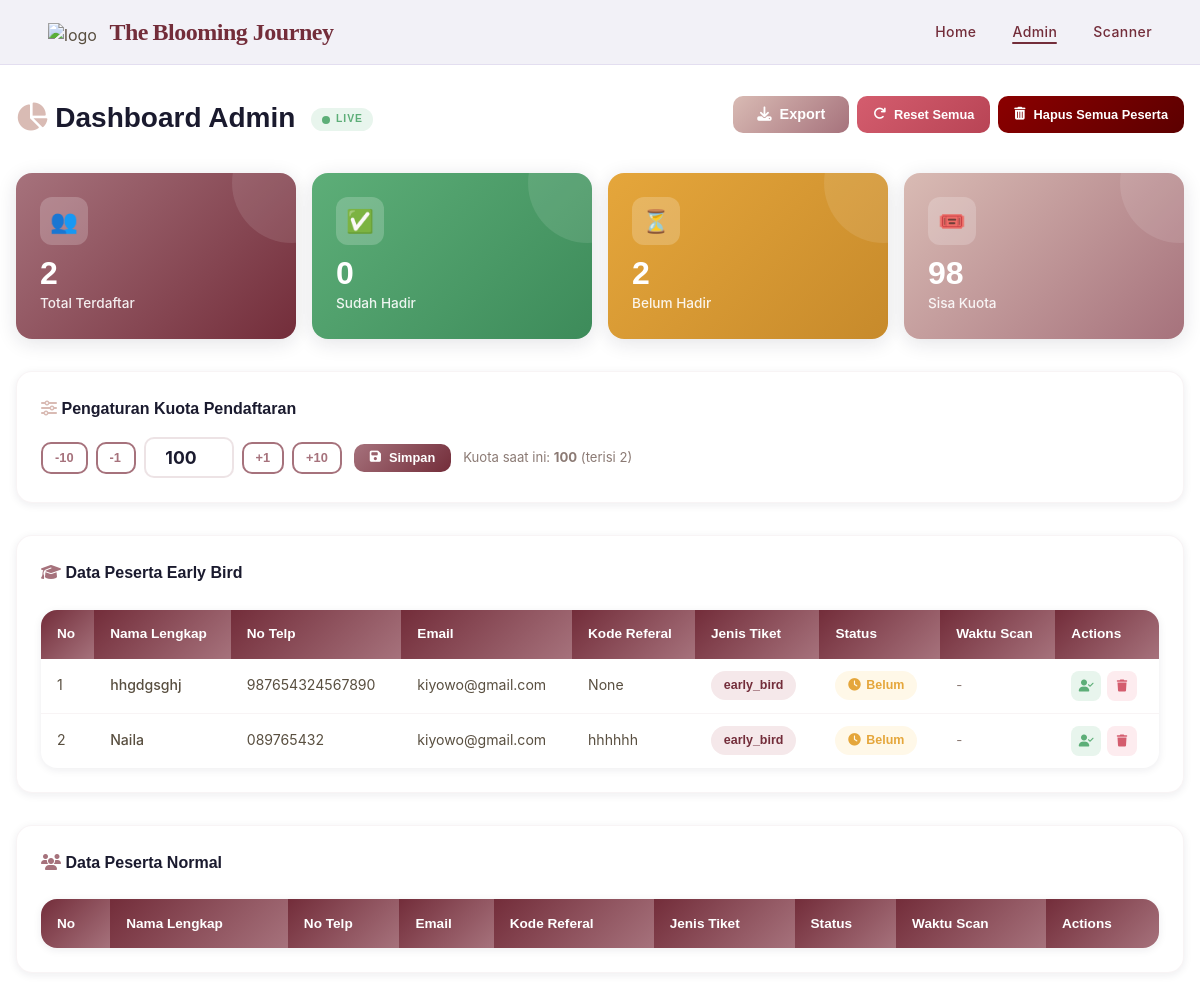
Page /admin (signed in) on the earlier database version.
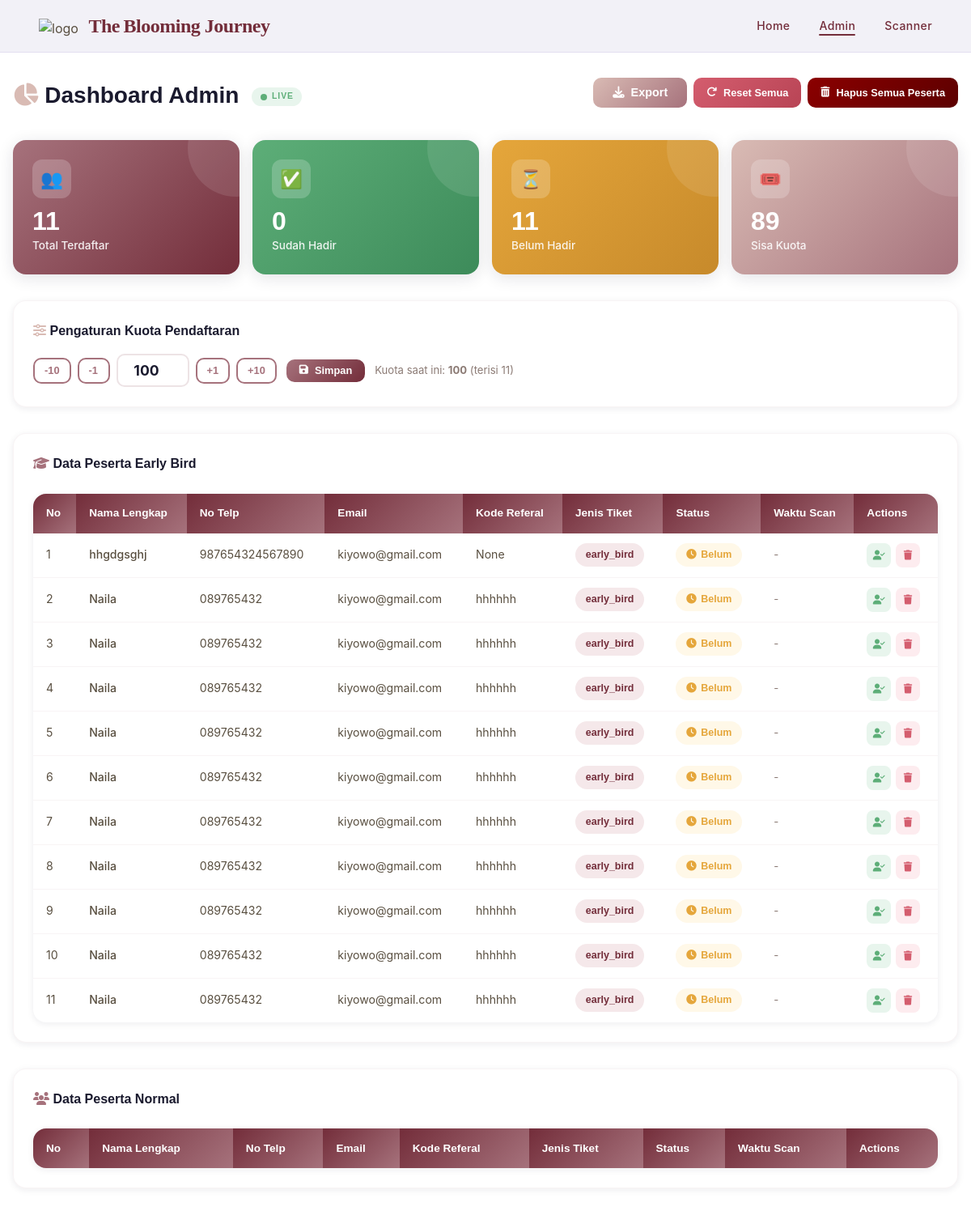
Same page on the later database version.
### app.py (models this page shows)
class Tiket(db.Model):
    id = db.Column(db.Integer, primary_key=True)
    kode = db.Column(db.String(10), unique=True, nullable=False)
    nama = db.Column(db.String(100))
    no_telp = db.Column(db.String(20))
    email = db.Column(db.String(100))
    kode_referal = db.Column(db.String(50))
    jenis_tiket = db.Column(db.String(20))
    is_used = db.Column(db.Boolean, default=False)
    waktu_daftar = db.Column(db.DateTime, default=wib_now)
    waktu_scan = db.Column(db.DateTime, nullable=True)

### app.py (the view)
@app.route('/admin')
@login_required
def admin():
    tiket = Tiket.query.all()
    total = len(tiket)
    terpakai = sum(1 for t in tiket if t.is_used)
    sisa = total - terpakai
    kuota = 100
    return render_template('admin.html',
                           tiket=tiket,
                           total=total,
                           terpakai=terpakai,
                           sisa=sisa,
                           kuota=kuota
                           )

### app.py (called while the page is built)
def format_wib(dt):
    if dt is None:
        return '-'
    if dt.tzinfo is None:
        dt = dt.replace(tzinfo=WIB)
    else:
        dt = dt.astimezone(WIB)
    return dt.strftime('%d/%m/%Y %H:%M WIB')

@app.template_filter('wib')
def wib_filter(dt):
    return format_wib(dt)

@login_manager.user_loader
def load_user(user_id):
    return User.query.get(int(user_id))

### templates/admin.html (shortened to what this page needs)
{% extends "basee.html" %}
{% block content %}
<div class="container" style="padding: 6rem 1rem; max-width: 1200px; margin: 0 auto;">
    <div class="page-header animate-fade-in-up"
        style="display: flex; justify-content: space-between; align-items: flex-start; flex-wrap: wrap; gap: 1rem; position: relative; z-index: 10;">
        <div>
            <h1><i class="fas fa-chart-pie" style="color: var(--accent-gold);"></i> Dashboard Admin
                <span class="live-indicator"><span class="live-dot"></span> LIVE</span>
            </h1>
        </div>
        <div style="display: flex; gap: 0.5rem; flex-wrap: wrap;">
            <div class="export-dropdown">
                <button class="mms-btn mms-btn-gold" id="exportBtn" onclick="toggleExportMenu()">
                    <i class="fas fa-download"></i> Export
                </button>
            </div>
            <button class="mms-btn mms-btn-danger mms-btn-sm" onclick="showResetAllModal()">
                <i class="fas fa-redo"></i> Reset Semua
            </button>
            <button class="mms-btn mms-btn-danger mms-btn-sm" onclick="showHapusSemuaModal()"
                style="background: linear-gradient(135deg, #8B0000 0%, #5C0000 100%);">
                <i class="fas fa-trash-alt"></i> Hapus Semua Peserta
            </button>
        </div>
    </div>
    <div style="display: grid; grid-template-columns: repeat(auto-fit, minmax(200px, 1fr)); gap: 1rem; margin-bottom: 2rem;"
        class="animate-fade-in-up">
        <div class="mms-stat-card stat-total">
            <div class="stat-icon">👥</div>
            <div class="stat-value" id="liveTotal">{{ total }}</div>
            <div class="stat-label">Total Terdaftar</div>
        </div>
        <div class="mms-stat-card stat-hadir">
            <div class="stat-icon">✅</div>
            <div class="stat-value" id="liveHadir">{{ terpakai }}</div>
            <div class="stat-label">Sudah Hadir</div>
        </div>
        <div class="mms-stat-card stat-belum">
            <div class="stat-icon">⏳</div>
            <div class="stat-value" id="liveBelum">{{ sisa }}</div>
            <div class="stat-label">Belum Hadir</div>
        </div>
        <div class="mms-stat-card stat-kuota">
            <div class="stat-icon">🎟️</div>
            <div class="stat-value" id="liveSisaKuota">{{ kuota - total }}</div>
            <div class="stat-label">Sisa Kuota</div>
        </div>
    </div>
    <div class="mms-chart-card animate-fade-in-up" style="margin-bottom: 2rem;">
        <h4 style="margin-bottom: 1rem;"><i class="fas fa-sliders-h" style="color: var(--accent-gold);"></i> Pengaturan
            Kuota Pendaftaran</h4>
        <form method="POST" action="/admin/kuota"
            style="display: flex; align-items: center; gap: 0.75rem; flex-wrap: wrap;">
            <div style="display: flex; align-items: center; gap: 0.5rem;">
                <button type="button" class="mms-btn mms-btn-outline mms-btn-sm" onclick="changeKuota(-10)"
                    style="padding: 0.4rem 0.75rem; min-width: 40px;">-10</button>
                <button type="button" class="mms-btn mms-btn-outline mms-btn-sm" onclick="changeKuota(-1)"
                    style="padding: 0.4rem 0.75rem; min-width: 40px;">-1</button>
                <input type="number" name="kuota" id="kuotaInput" value="{{ kuota }}" min="1" class="mms-input"
                    style="width: 90px; text-align: center; font-weight: 700; font-size: 1.1rem; padding: 0.5rem;">
                <button type="button" class="mms-btn mms-btn-outline mms-btn-sm" onclick="changeKuota(1)"
                    style="padding: 0.4rem 0.75rem; min-width: 40px;">+1</button>
                <button type="button" class="mms-btn mms-btn-outline mms-btn-sm" onclick="changeKuota(10)"
                    style="padding: 0.4rem 0.75rem; min-width: 40px;">+10</button>
            </div>
            <button type="submit" class="mms-btn mms-btn-primary mms-btn-sm">
                <i class="fas fa-save"></i> Simpan
            </button>
            <span style="font-size: 0.82rem; color: var(--text-muted);">Kuota saat ini: <strong>{{ kuota }}</strong>
                (terisi {{ total }})</span>
        </form>
    </div>
    <div class="mms-chart-card animate-fade-in-up" style="margin-bottom: 2rem;">
        <h4 style="margin-bottom: 1.5rem;">
            <i class="fas fa-graduation-cap" style="color: var(--primary-light);"></i>
            Data Peserta Early Bird
        </h4>
        <div class="mms-table-wrapper" style="overflow-x: auto;">
            <table class="mms-table">
                <thead>
                    <tr>
                        <th>No</th>
                        <th>Nama Lengkap</th>
                        <th>No Telp</th>
                        <th>Email</th>
                        <th>Kode Referal</th>
                        <th>Jenis Tiket</th>
                        <th>Status</th>
                        <th>Waktu Scan</th>
                        <th>Actions</th>
                    </tr>
                </thead>
                <tbody>
                    {% set count_early_bird = namespace(value=1) %}
                    {% for t in tiket %}
                    {% if t.jenis_tiket == 'early_bird' or t.jenis_tiket == 'Early Bird' %}
                    <tr>
                        <td>{{ count_early_bird.value }}</td>
                        <td style="font-weight: 500;">{{ t.nama }}</td>
                        <td>{{ t.no_telp }}</td>
                        <td>{{ t.email }}</td>
                        <td>{{ t.kode_referal }}</td>
                        <td><span class="mms-badge mms-badge-info">{{ t.jenis_tiket }}</span></td>
                        <td>
                            {% if t.is_used %}
                            <span class="mms-badge mms-badge-success"><i class="fas fa-check-circle"></i> Hadir</span>
                            {% else %}
                            <span class="mms-badge mms-badge-warning"><i class="fas fa-clock"></i> Belum</span>
                            {% endif %}
                        </td>
                        <td style="font-size: 0.82rem; color: var(--text-muted);">{{ t.waktu_scan|wib }}</td>
                        <td>
                            <div class="action-btns">
                                {% if t.is_used %}
                                <form method="POST" action="/reset_tiket/{{ t.id }}" style="display: inline;">
                                    <button type="submit" class="action-btn action-btn-reset"
                                        onclick="return confirm('Reset tiket?')"><i class="fas fa-undo"></i></button>
                                </form>
                                {% else %}
                                <button class="action-btn action-btn-hadir" onclick="hadirkanManual('{{ t.id }}', this)"
                                    title="Hadirkan peserta">
                                    <i class="fas fa-user-check"></i>
                                </button>
                                {% endif %}
                                <form method="POST" action="/hapus_tiket/{{ t.id }}" style="display: inline;">
                                    <button type="submit" class="action-btn action-btn-delete"
                                        onclick="return confirm('Hapus data?')"><i class="fas fa-trash"></i></button>
                                </form>
                            </div>
                        </td>
                    </tr>
                    {% set count_early_bird.value = count_early_bird.value + 1 %}
                    {% endif %}
                    {% endfor %}
                </tbody>
            </table>
        </div>
    </div>
    <div class="mms-chart-card animate-fade-in-up">
        <h4 style="margin-bottom: 1.5rem;">
            <i class="fas fa-users" style="color: var(--primary-light);"></i>
            Data Peserta Normal
        </h4>
        <div class="mms-table-wrapper" style="overflow-x: auto;">
            <table class="mms-table">
                <thead>
                    <tr>
                        <th>No</th>
                        <th>Nama Lengkap</th>
                        <th>No Telp</th>
                        <th>Email</th>
                        <th>Kode Referal</th>
                        <th>Jenis Tiket</th>
                        <th>Status</th>
                        <th>Waktu Scan</th>
                        <th>Actions</th>
                    </tr>
                </thead>
                    {% set count_normal = namespace(value=1) %}
            </table>
        </div>
    </div>
</div>
{% endblock %}
{% block scripts %}
</body>
</html>
{% endblock %}

### templates/basee.html (shortened to what this page needs)
<!DOCTYPE html>
<html lang="id">
<head>
    <link rel="stylesheet" href="https://cdnjs.cloudflare.com/ajax/libs/font-awesome/6.5.1/css/all.min.css">
    <link rel="stylesheet" href="{{ url_for('static', filename='style.css') }}" />
</head>
<body>
    <nav id="navbar">
        <div class="nav-logo">
            <img src="{{ url_for('static', filename='logo.png') }}" alt="logo"
                style="height: 36px; vertical-align: middle; margin-right: 8px;">
            <span class="logo-the">The</span>
            <span class="logo-bloom">Blooming Journey</span>
        </div>
        <ul class="nav-links">
            <li><a href="/" class="{{ 'active' if request.path == '/' }}">Home</a></li>
            <li><a href="/admin" class="{{ 'active' if request.path == '/admin' }}">Admin</a></li>
            <li><a href="/scan" class="{{ 'active' if '/scan' in request.path }}">Scanner</a></li>
        </ul>
    </nav>
    <main>
        {% block content %}{% endblock %}
    </main>
    {% block scripts %}{% endblock %}
</body>
</html>

Differences in the rows shown:
added Tiket: value "3", nama "Naila", no_telp "089765432", email "kiyowo@gmail.com", kode_referal "hhhhhh", jenis_tiket "early_bird", is_used False (drawn), waktu_scan|wib "-"
added Tiket: value "4", nama "Naila", no_telp "089765432", email "kiyowo@gmail.com", kode_referal "hhhhhh", jenis_tiket "early_bird", is_used False (drawn), waktu_scan|wib "-"
added Tiket: value "5", nama "Naila", no_telp "089765432", email "kiyowo@gmail.com", kode_referal "hhhhhh", jenis_tiket "early_bird", is_used False (drawn), waktu_scan|wib "-"
added Tiket: value "6", nama "Naila", no_telp "089765432", email "kiyowo@gmail.com", kode_referal "hhhhhh", jenis_tiket "early_bird", is_used False (drawn), waktu_scan|wib "-"
added Tiket: value "7", nama "Naila", no_telp "089765432", email "kiyowo@gmail.com", kode_referal "hhhhhh", jenis_tiket "early_bird", is_used False (drawn), waktu_scan|wib "-"
added Tiket: value "8", nama "Naila", no_telp "089765432", email "kiyowo@gmail.com", kode_referal "hhhhhh", jenis_tiket "early_bird", is_used False (drawn), waktu_scan|wib "-"
added Tiket: value "9", nama "Naila", no_telp "089765432", email "kiyowo@gmail.com", kode_referal "hhhhhh", jenis_tiket "early_bird", is_used False (drawn), waktu_scan|wib "-"
added Tiket: value "10", nama "Naila", no_telp "089765432", email "kiyowo@gmail.com", kode_referal "hhhhhh", jenis_tiket "early_bird", is_used False (drawn), waktu_scan|wib "-"
added Tiket: value "11", nama "Naila", no_telp "089765432", email "kiyowo@gmail.com", kode_referal "hhhhhh", jenis_tiket "early_bird", is_used False (drawn), waktu_scan|wib "-"
Other differences:
{{ total }}: "2" → "11"
{{ sisa }}: "2" → "11"
{{ kuota - total }}: "98" → "89"
